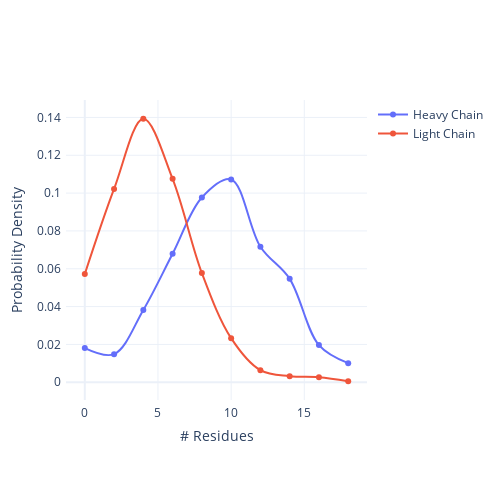

Notebook code for this chart:
### Code cell
heavy_hist = np.histogram(buried_ab_ag_interface_res['hchains'], range=(0, 20), bins=10, density=True)
light_hist = np.histogram(buried_ab_ag_interface_res['lchains'], range=(0, 20), bins=10, density=True)
heavy_mean, light_mean = buried_ab_ag_interface_res['hchains'].mean(), buried_ab_ag_interface_res['lchains'].mean()

print(f'Number of Residues\nAvg Heavy chain: {round(heavy_mean, 1)}\nAvg Light chain: {round(light_mean, 1)}')
print(heavy_hist)
print(light_hist)

fig = go.Figure()
fig.add_trace(go.Scatter(y=heavy_hist[0], x=heavy_hist[1],
                    mode='lines+markers', line_shape='spline',
                    name='Heavy Chain'))
fig.add_trace(go.Scatter(y=light_hist[0], x=light_hist[1],
                    mode='lines+markers', line_shape='spline',
                    name='Light Chain'))
fig.update_layout(
    xaxis_title="# Residues",
    yaxis_title="Probability Density",
    template="plotly_white",
    autosize=False,
    width=500,
    height=500,
    margin=dict(
        l=50,
        r=50,
        b=100,
        t=100,
        pad=4
    ),
)
fig.show()

### Figure 1 — Plotly figure (JSON) as saved in the notebook; plotly's stock layout.template omitted (floating-point values rounded to 4 significant figures)
{"data": [{"line": {"shape": "spline"}, "mode": "lines+markers", "name": "Heavy Chain", "type": "scatter", "x": [0, 2, 4, 6, 8, 10, 12, 14, 16, 18, 20], "y": [0.01805, 0.01486, 0.03822, 0.06794, 0.09766, 0.1072, 0.07166, 0.05467, 0.01964, 0.01008]}, {"line": {"shape": "spline"}, "mode": "lines+markers", "name": "Light Chain", "type": "scatter", "x": [0, 2, 4, 6, 8, 10, 12, 14, 16, 18, 20], "y": [0.0572, 0.1022, 0.1393, 0.1075, 0.05773, 0.02331, 0.006356, 0.003178, 0.002648, 0.0005297]}], "layout": {"autosize": false, "height": 500, "margin": {"b": 100, "l": 50, "pad": 4, "r": 50, "t": 100}, "width": 500, "xaxis": {"title": {"text": "# Residues"}}, "yaxis": {"title": {"text": "Probability Density"}}}}
